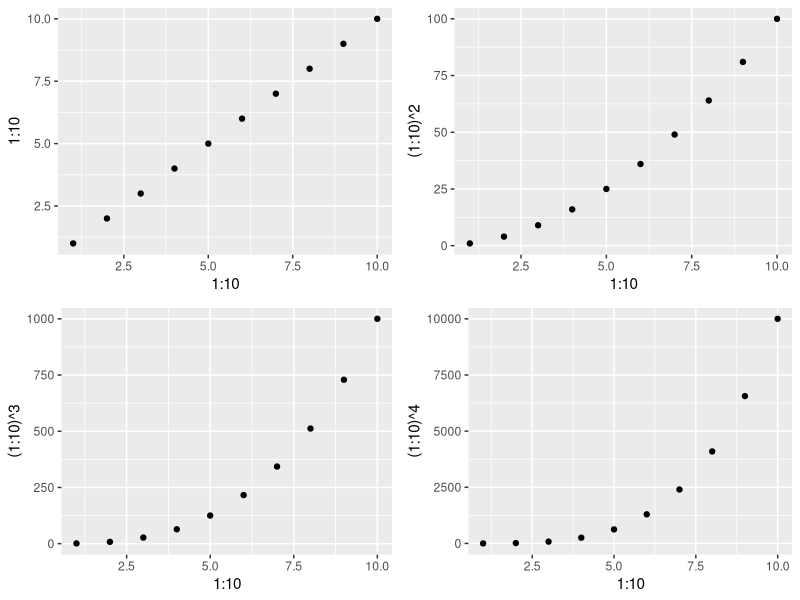
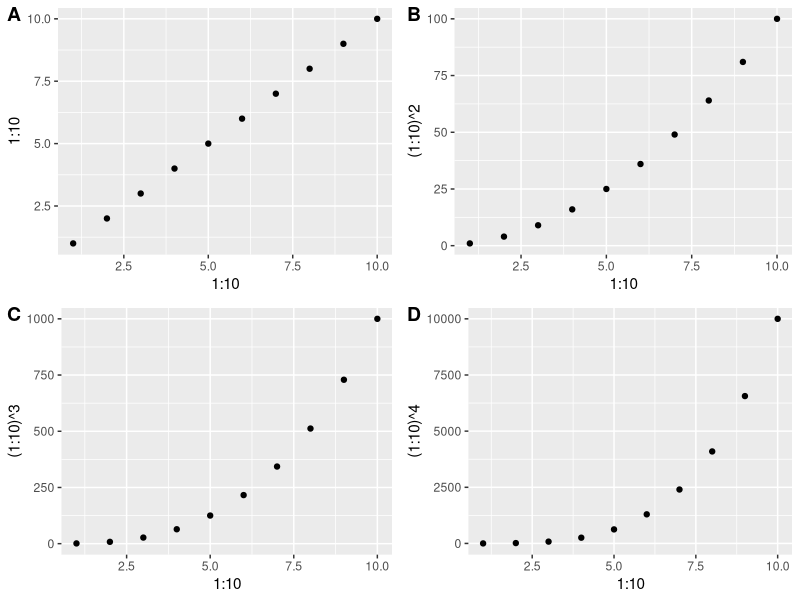
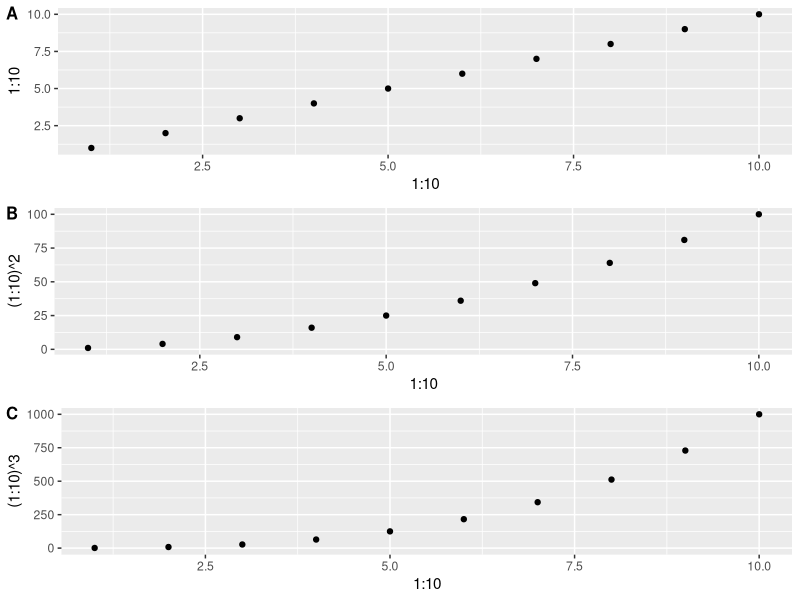
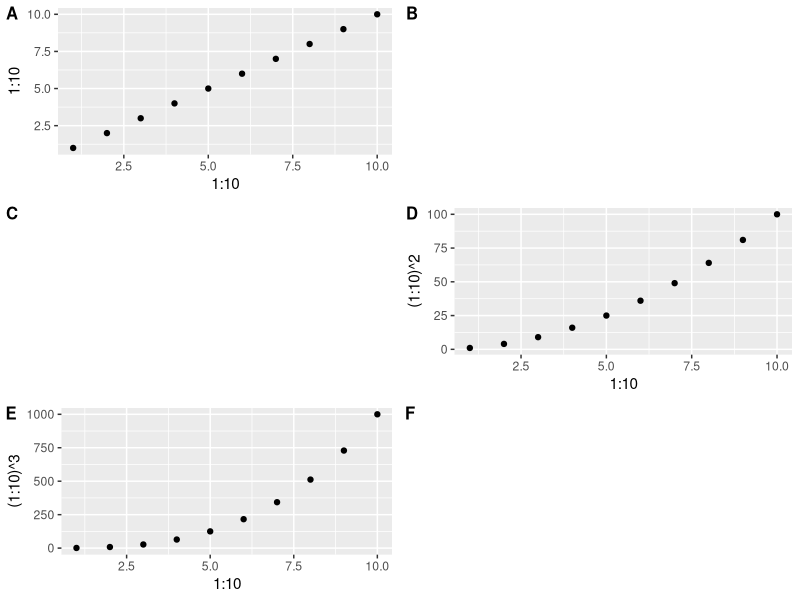

The R source for these figures, in order:
## ---- chunk 1
library(ggplot2)
library(cowplot)
## ---- chunk 2
p1 <- qplot(1:10, 1:10)
p2 <- qplot(1:10, (1:10)^2)
p3 <- qplot(1:10, (1:10)^3)
p4 <- qplot(1:10, (1:10)^4)
plot_grid(p1, p2, p3, p4)
plot_grid(p1, p2, p3, p4, labels=c('A', 'B', 'C', 'D'))
plot_grid(p1, p2, p3, nrow=3, labels=c('A', 'B', 'C', 'D'), label_size=12)
plot_grid(p1, NULL, NULL, p2, p3, NULL, ncol=2,
 labels=c('A', 'B', 'C', 'D', 'E', 'F'), label_size=12)



